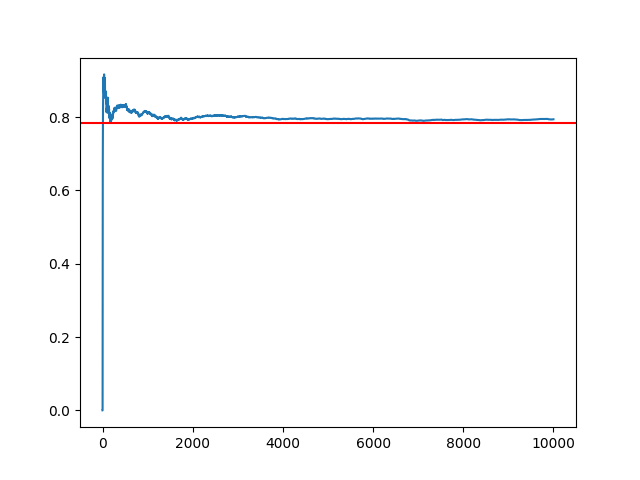

Recreate this plot in Python.
import jax
import jax.numpy as jnp

import matplotlib.pyplot as plt
import numpy as np


n = 10000
estimate_pi_history = []
key = jax.random.PRNGKey(0)
key, *subkeys = jax.random.split(key, 2*n)
s = 0
for i in range(n):
    x = jax.random.uniform(subkeys[i])
    y = jax.random.uniform(subkeys[i+1])
    if x**2 + y**2 < 1:
        s += 1
    estimate_pi_history.append(s / (i+1))

plt.plot(estimate_pi_history)
true = np.pi / 4
plt.axhline(true, color='r')
plt.savefig('pi.png')
plt.show()


